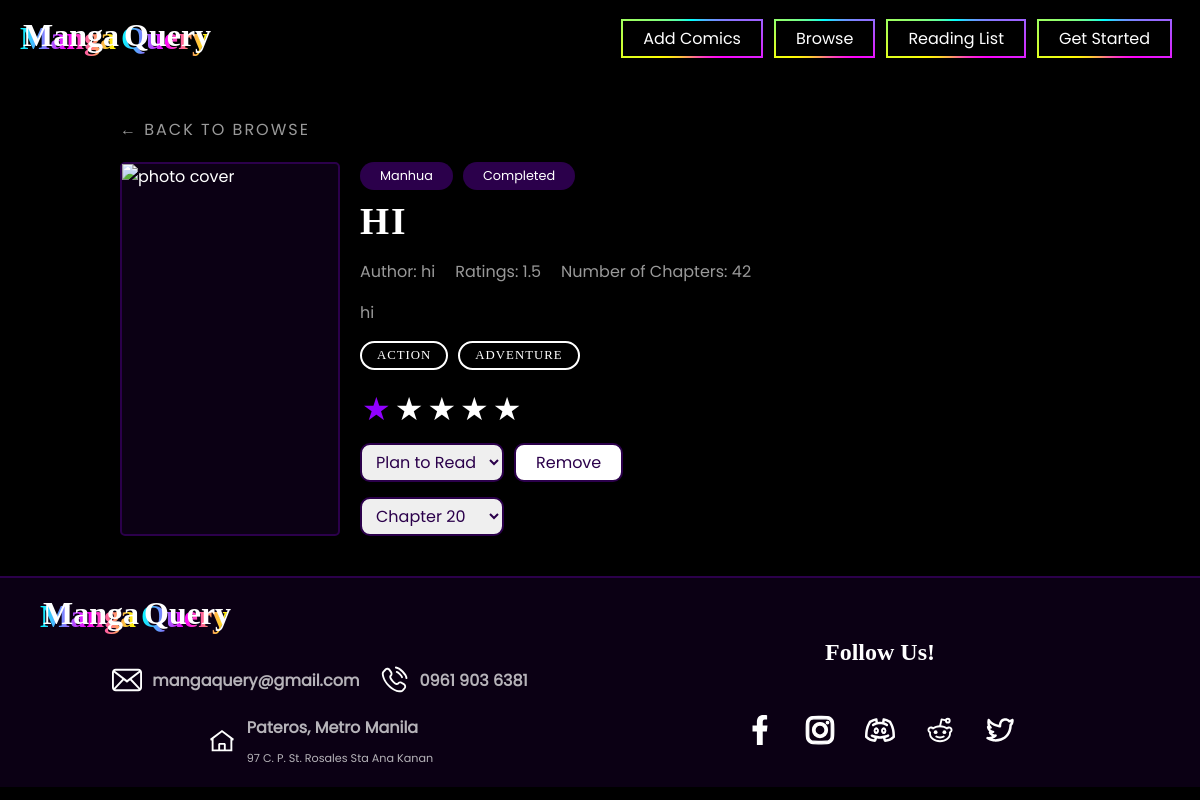
The app's page /comic_details/1 (signed in) with its own data.
### tables this page shows
CREATE TABLE comic_type(
    comic_type_id INTEGER PRIMARY KEY AUTOINCREMENT,
    type_name TEXT NOT NULL
);

CREATE TABLE comic_status(
    comic_status_id INTEGER PRIMARY KEY AUTOINCREMENT,
    status_name TEXT NOT NULL
);

CREATE TABLE comics(
    comic_id INTEGER PRIMARY KEY AUTOINCREMENT,
    title TEXT NOT NULL,
    comic_description TEXT NOT NULL,
    num_of_chapters INTEGER NOT NULL DEFAULT 1,
    cover_image TEXT,
    comic_type_id INTEGER,
    comic_status_id INTEGER,
    FOREIGN KEY (comic_type_id) REFERENCES comic_type(comic_type_id),
    FOREIGN KEY(comic_status_id) REFERENCES comic_status(comic_status_id)
);

CREATE TABLE authors(
    author_id INTEGER PRIMARY KEY AUTOINCREMENT,
    name TEXT NOT NULL UNIQUE
);

CREATE TABLE reading_list(
    reading_list_id INTEGER PRIMARY KEY AUTOINCREMENT,
    comic_id INTEGER,
    user_id INTEGER,
    rating INTEGER,
    current_chapter INTEGER,
    reading_status_id INTEGER NOT NULL DEFAULT 1,
    FOREIGN KEY(comic_id) REFERENCES comics(comic_id),
    FOREIGN KEY(user_id) REFERENCES users(user_id),
    FOREIGN KEY(reading_status_id) REFERENCES reading_status(reading_status_id),
    UNIQUE(user_id, comic_id)
);

CREATE TABLE tags(
    tags_id INTEGER PRIMARY KEY AUTOINCREMENT,
    tags_name TEXT NOT NULL
);

### app.py (the view)
@app.route("/comic_details/<int:comic_id>")
@login_required
def comic_details(comic_id):
    user_id = session["user_id"]
    specific_comic_details = db_execute(
        """
        SELECT
            c.comic_id,
            c.title,
            c.comic_description,
            c.cover_image,
            c.num_of_chapters,
            a.name AS author_name,
            t.tags_name,
            cs.status_name,
            ct.type_name,
            rl.reading_list_id,
            COALESCE(rl.rating , 0) AS user_rating,
            rl.reading_status_id,
            rl.current_chapter,
            (SELECT ROUND(AVG(rating), 1) FROM reading_list WHERE comic_id = c.comic_id) AS avg_rating
        FROM comics AS c
        INNER JOIN author_works AS aw ON c.comic_id = aw.comic_id
        INNER JOIN authors AS a ON aw.author_id = a.author_id
        INNER JOIN comic_tags AS ctgs ON c.comic_id = ctgs.comic_id
        INNER JOIN tags AS t ON ctgs.tags_id = t.tags_id
        INNER JOIN comic_status AS cs ON c.comic_status_id = cs.comic_status_id
        INNER JOIN comic_type AS ct ON c.comic_type_id = ct.comic_type_id
        LEFT JOIN reading_list AS rl ON c.comic_id = rl.comic_id AND rl.user_id = ?
        WHERE c.comic_id = ?
        """,
        user_id,
        comic_id,
    )
    reading_status = db_execute("SELECT * FROM reading_status")
    if not specific_comic_details:
        flash("Invalid selected comic")
        return redirect(f"/comic_details/{comic_id}")
    if not reading_status:
        flash("Invalid status")
        return redirect(f"/comic_details/{comic_id}")
    return render_template(
        "comic_details.html", details=specific_comic_details, status=reading_status
    )

### app.py (called while the page is built)
def login_required(f):
    @wraps(f)
    def decorated_function(*args, **kwargs):
        if session.get("user_id") is None:
            return redirect("/login")
        return f(*args, **kwargs)
    return decorated_function

def get_db_connection():
    conn = sqlite3.connect("manga_query.db")
    conn.row_factory = sqlite3.Row
    return conn

def db_execute(q, *args):
    conn = get_db_connection()
    try:
        cursor = conn.execute(q, args)
        conn.commit()
        if q.strip().upper().startswith("SELECT"):
            return cursor.fetchall()
        return None
    finally:
        conn.close()

### templates/comic_details.html (shortened to what this page needs)
{% extends 'layout.html' %} {% block title %}MangaQuery{% endblock%} {% block
styles %}
<link
  rel="stylesheet"
  href="{{ url_for('static', filename='/comic_details.css') }}"
/>
{% endblock%} {% block main %}
<div class="comic-details">
  <div class="header">
    <a href="/browse"><span>←</span> Back to browse</a>
  </div>
  <div class="comic-details-container">
    <div class="comic-photo">
      <img src="{{details.cover_image}}" alt="{{details.title}} photo cover" />
    </div>
    <div class="comic-info">
      <div class="comic-info-header">
        <div class="info-header-upper">
          <div class="type">{{details[0].type_name}}</div>
          <div class="status">{{details[0].status_name}}</div>
        </div>
        <div class="info-header-title">
          <h3>{{details[0].title}}</h3>
        </div>
      </div>
      <div class="comic-info-main">
        <div class="more-details">
          <p>Author: {{details[0].author_name}}</p>
          <p>Ratings: {{details[0].avg_rating}}</p>
          <p>Number of Chapters: {{details[0].num_of_chapters}}</p>
        </div>
        <p>{{details[0].comic_description}}</p>
        <div class="tags-wrapper">
          {%for tag in details%}
          <div class="tags">{{tag.tags_name}}</div>
          {%endfor%}
        </div>
      </div>
      <div class="reading-list-info">
        {% if details[0].reading_list_id %}
        <form
          class="ratings"
          method="POST"
          action="/add-rating/{{details[0].comic_id}}"
        >
          {% for i in range(5, 0, -1) %}
          <button
            type="submit"
            name="rating"
            value="{{ i }}"
            class="ratings-button {{ 'active' if details[0].user_rating >= i else '' }}"
          >
            ★
          </button>
          {% endfor %}
        </form>
        <div>
          <select
            name="change-status"
            onchange="updateStatus(this.value, '{{ details[0].comic_id }}')"
          >
            {% for s in status %} {% if s.reading_status_id
            ==details[0].reading_status_id%}
            <option value="{{s.reading_status_id}}" selected>
              {{s.reading_status_name}}
            </option>
            {% else %}
            <option value="{{s.reading_status_id}}">
              {{s.reading_status_name}}
            </option>
            {% endif %} {% endfor %}
          </select>
          <form
            action="/remove_reading_list/{{details[0].comic_id}}"
            method="POST"
          >
            <button class="remove" name="remove">Remove</button>
          </form>
        </div>
        <form action="/set-num-chapters/{{details[0].comic_id}}" method="POST">
          <select name="current-chapter" onchange="this.form.submit()">
            {% for n in range(1 , details[0].num_of_chapters + 1) %} {% if
            n==details[0].current_chapter %}
            <option value="{{n}}" selected>Chapter {{n}}</option>
            {% else %}
            <option value="{{n}}">Chapter {{n}}</option>
            {% endif %} {% endfor %}
          </select>
        </form>
        {% endif %}
      </div>
    </div>
  </div>
</div>
{%endblock%}

### static/index.css (style rules this page uses)
body { background-color: #000000; margin: 0; padding: 0; }

### static/comic_details.css (style rules this page uses)
.comic-details { color: white; width: 80%; margin: 40px auto; }
.comic-details-container { display: flex; gap: 20px; }
.comic-photo { width: 30%; aspect-ratio: 6/9; background-color: #1f00375f; border: 2px solid #2b004b; border-radius: 5px; position: relative; font-family: "Poppins"; }
.comic-info { width: 100%; }
.comic-info-main p { font-size: 1rem; font-family: "Poppins"; color: rgba(255, 255, 255, 0.6); }
.tags-wrapper { display: flex; flex-wrap: wrap; gap: 10px; }
.tags { color: white; border: white 2px solid; border-radius: 15px; font-size: 0.8rem; font-family: "Verdana"; text-transform: uppercase; letter-spacing: 1px; padding: 5px 15px; }
.add-reading-list, .remove { background-color: white; color: #2b004b; border: 2px solid #2b004b; border-radius: 10px; font-size: 1rem; font-family: "Poppins"; padding: 5px 20px; cursor: pointer; transition: 0.3s ease; }
.ratings-button { background: none; border: none; font-size: 2rem; cursor: pointer; color: white; transition: color 0.2s; padding: 0 2px; }
.ratings-button.active, .ratings-button:hover, .ratings-button:hover ~ .ratings-button { color: #9000ff; }
.ratings { display: flex; flex-direction: row-reverse; justify-content: flex-end; }

### records on screen
comic_type: type_name "Manhua"
comic_status: status_name "Completed"
comics: title "HI", num_of_chapters "42", comic_description "hi", current-chapter "Chapter 20"
authors: name "hi"
reading_list: tags_name "ACTION", tags_name "ADVENTURE"

### other values on screen
{{ details[0].avg_rating }} "1.5"
form field change-status "Plan to Read"
